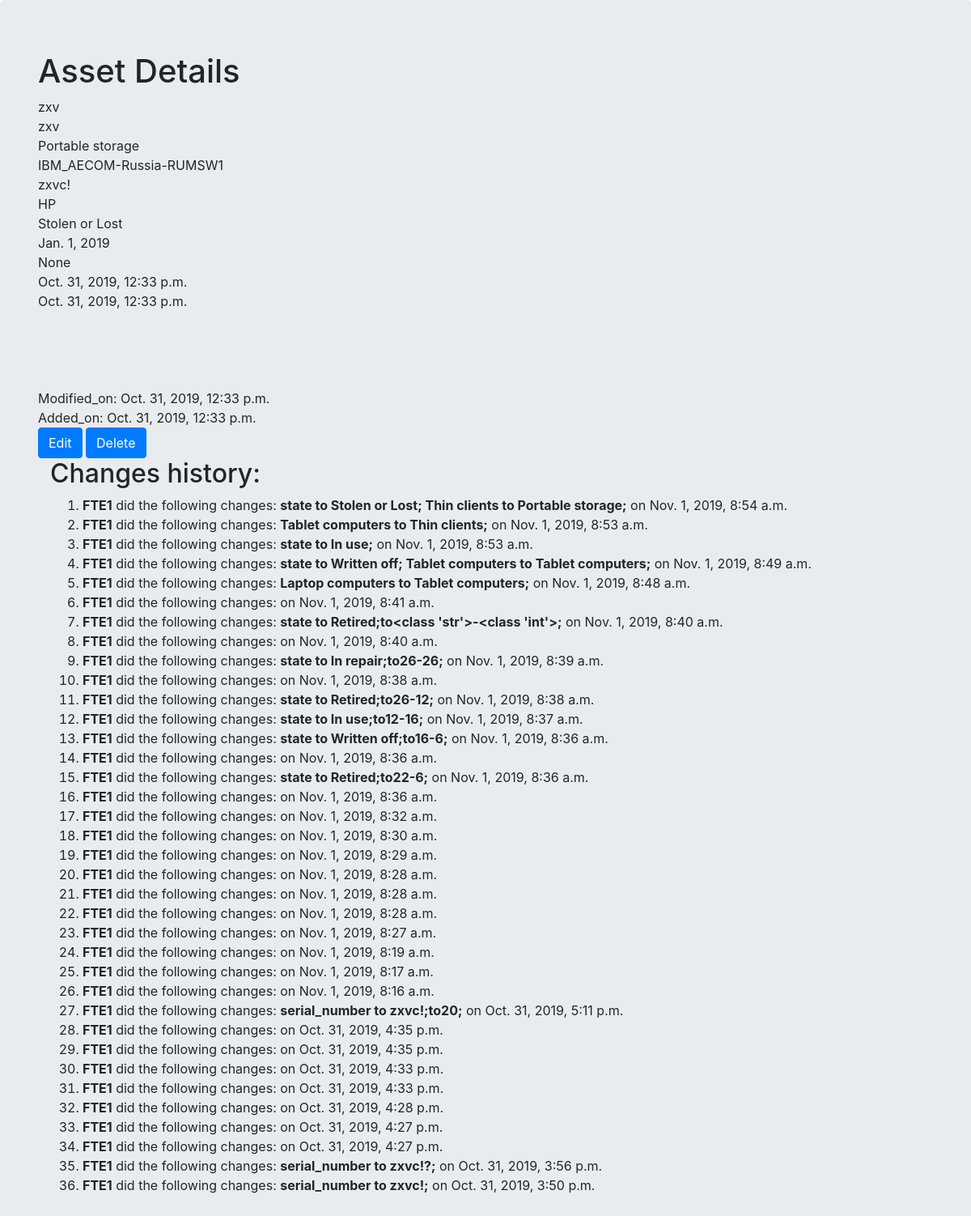
Screenshot of /assets/6 (signed in) with the database file from the repository.
### assets_app/models.py (models this page shows, shortened)
class Asset(models.Model):
    inventory_number = models.CharField(max_length=50, unique=True)
    model_name = models.CharField(max_length=50, unique=False, blank=False)
    category = TreeForeignKey('Category', on_delete=models.SET('UNCATEGORISED'), blank=False)
    location = models.ForeignKey('Location', on_delete=models.SET('NOT SET'), blank=False, null=True)
    serial_number = models.CharField(max_length=50, blank=False, null=True)
    vendor = models.ForeignKey(Vendor, on_delete=models.SET('NOT SET'), blank=False, null=True)
    state = models.ForeignKey(State, on_delete=models.SET('NOT SET'), blank=False, null=True)
    aquisition_date = models.DateField(null=True)
    warranty_expiry_date = models.DateField(blank=True, null=True)
    added_on = models.DateTimeField(editable=False, default=timezone.now)
    modified_on = models.DateTimeField(editable=False, default=timezone.now)
    legal_entity = models.CharField(max_length=100, blank=True)
    invoice_number = models.CharField(max_length=50, blank=True)
    host_name = models.CharField(max_length=100, blank=True)
    comments = models.TextField(blank=True)
    class Meta:
        verbose_name = 'Asset'
        verbose_name_plural = 'Assets'

class Category(MPTTModel):
    name = models.CharField(max_length=50, unique=True)
    parent = TreeForeignKey('self', on_delete=models.CASCADE, null=True, blank=True, related_name='children')
    selectable_choices = (('Yes','Yes'),('No','No'))
    selectable = models.CharField(max_length=3, choices=selectable_choices, default='No')
    class Meta:
        verbose_name = 'Category'
        verbose_name_plural = 'Categories'
    class MPTTMeta:
        level_attr = 'mptt_level'
        order_insertion_by=['name']
    def __str__(self):
        return self.name

class Location(models.Model):
    name = models.CharField(max_length=50)
    class Meta:
        verbose_name = 'Location'
        verbose_name_plural = 'Locations'
    def __str__(self):
        return self.name

class Vendor(models.Model):
    name = models.CharField(max_length=50, unique=True)
    class Meta:
        verbose_name = 'Vendor'
        verbose_name_plural = 'Vendors'
    def __str__(self):
        return self.name

class State(models.Model):
    name = models.CharField(max_length=20, unique=True)
    class Meta:
        verbose_name = 'State'
        verbose_name_plural = 'State'
    def __str__(self):
        return self.name

class Change(models.Model):
    asset = models.ForeignKey(Asset, on_delete=models.CASCADE, editable=False, related_name='assets')
    changed_on = models.DateTimeField(editable=False, default=timezone.now)
    change_details = models.TextField(editable=False)
    author = models.ForeignKey('auth.User', on_delete=models.SET('USER DELETED'), editable=False, null=True)
    class Meta:
        verbose_name = 'Change'
        verbose_name_plural = 'Changes'

### assets_app/views.py (the view)
# urls.py: url(r'^assets/(?P<pk>\d+)$', views.AssetDetailView.as_view(), name='asset_detail'),
class AssetDetailView(LoginRequiredMixin,SameLocationOnlyMixin, DetailView):
    model = Asset
    def get_context_data(self, **kwargs):
            context = super(AssetDetailView, self).get_context_data(**kwargs)
            pk = self.kwargs.get('pk', 0)
            context['change'] = Change.objects.filter(asset=pk)
            return context

### assets_app/views.py (called while the page is built)
    def has_permissions(self,**kwargs):
        user_locations = Employee.objects.filter(user=self.request.user.id).values_list('permitted_locations',flat=True)
        asset_locations = Asset.objects.get(pk=self.kwargs.get('pk',0)).location.id
        return asset_locations in user_locations

    def dispatch(self, request, *args, **kwargs):
        if not self.has_permissions():
            return render(request, 'assets_app/no_access.html', context=None)
        return super(SameLocationOnlyMixin, self).dispatch(request, *args, **kwargs)

### templates/assets_app/asset_detail.html (shortened to what this page needs)
<!DOCTYPE html>
<html>
    <head>
        <link rel="stylesheet" href="https://stackpath.bootstrapcdn.com/bootstrap/4.3.1/css/bootstrap.min.css">
    </head>
    <body>
       <div class='jumbotron'>
        <div class='container'>
            <h1>Asset Details</h1>
            {{ asset.inventory_number }}<br>
            {{ asset.model_name }}<br>
            {{ asset.category }}<br>
            {{ asset.location }}<br>
            {{ asset.serial_number}}<br>
            {{ asset.vendor}}<br>
            {{ asset.state }}<br>
            {{ asset.aquisition_date }}<br>
            {{ asset.warranty_expiry_date }}<br>
            {{ asset.added_on }}<br>
            {{ asset.modified_on}}<br>
            {{ asset.legal_entity }}<br>
            {{ asset.invoice_number }}<br>
            {{ asset.host_name  }}<br>
            {{ asset.comments  }}<br>
            Modified_on: {{ asset.modified_on  }}<br>
            Added_on: {{ asset.added_on  }}<br>
            <a class='btn btn-primary' href='{% url "asset_edit" pk=asset.pk %}'>
                <span class='glyphicon glyphicon-plus'>Edit</span>
            </a>
            <a class='btn btn-primary' href='{% url "asset_delete" pk=asset.pk %}'>
                <span class='glyphicon glyphicon-plus'>Delete</span>
            </a>
            <div class='container'>
                <h2>Changes history:</h2>
                    <ol>
                        {% for obj in change reversed %}
                            <li>
                                <b>{{obj.author}}</b> did the following changes: <b>{{obj.change_details}}</b> on {{obj.changed_on}}
                            </li>
                        {% endfor %}
                    </ol>
            </div>
        </div>
     </div>
    </body>
</html>

### rows the page displays
Asset: inventory_number "zxv", model_name "zxv", category "Portable storage", location "IBM_AECOM-Russia-RUMSW1", serial_number "zxvc!", vendor "HP", state "Stolen or Lost", aquisition_date "Jan. 1, 2019", warranty_expiry_date "None", added_on "Oct. 31, 2019, 12:33 p.m.", modified_on "Oct. 31, 2019, 12:33 p.m."
Change: author "FTE1", change_details "state to Stolen or Lost; Thin clients to Portable storage;", changed_on "Nov. 1, 2019, 8:54 a.m."
Change: author "FTE1", change_details "Tablet computers to Thin clients;", changed_on "Nov. 1, 2019, 8:53 a.m."
Change: author "FTE1", change_details "state to In use;", changed_on "Nov. 1, 2019, 8:53 a.m."
Change: author "FTE1", change_details "state to Written off; Tablet computers to Tablet computers;", changed_on "Nov. 1, 2019, 8:49 a.m."
Change: author "FTE1", change_details "Laptop computers to Tablet computers;", changed_on "Nov. 1, 2019, 8:48 a.m."
Change: author "FTE1", changed_on "Nov. 1, 2019, 8:41 a.m."
Change: author "FTE1", change_details "state to Retired;to<class 'str'>-<class 'int'>;", changed_on "Nov. 1, 2019, 8:40 a.m."
Change: author "FTE1", changed_on "Nov. 1, 2019, 8:40 a.m."
Change: author "FTE1", change_details "state to In repair;to26-26;", changed_on "Nov. 1, 2019, 8:39 a.m."
Change: author "FTE1", changed_on "Nov. 1, 2019, 8:38 a.m."
Change: author "FTE1", change_details "state to Retired;to26-12;", changed_on "Nov. 1, 2019, 8:38 a.m."
Change: author "FTE1", change_details "state to In use;to12-16;", changed_on "Nov. 1, 2019, 8:37 a.m."
Change: author "FTE1", change_details "state to Written off;to16-6;", changed_on "Nov. 1, 2019, 8:36 a.m."
Change: author "FTE1", changed_on "Nov. 1, 2019, 8:36 a.m."
Change: author "FTE1", change_details "state to Retired;to22-6;", changed_on "Nov. 1, 2019, 8:36 a.m."
Change: author "FTE1", changed_on "Nov. 1, 2019, 8:36 a.m."
Change: author "FTE1", changed_on "Nov. 1, 2019, 8:32 a.m."
Change: author "FTE1", changed_on "Nov. 1, 2019, 8:30 a.m."
Change: author "FTE1", changed_on "Nov. 1, 2019, 8:29 a.m."
Change: author "FTE1", changed_on "Nov. 1, 2019, 8:28 a.m."
Change: author "FTE1", changed_on "Nov. 1, 2019, 8:28 a.m."
Change: author "FTE1", changed_on "Nov. 1, 2019, 8:28 a.m."
Change: author "FTE1", changed_on "Nov. 1, 2019, 8:27 a.m."
Change: author "FTE1", changed_on "Nov. 1, 2019, 8:19 a.m."
Change: author "FTE1", changed_on "Nov. 1, 2019, 8:17 a.m."
Change: author "FTE1", changed_on "Nov. 1, 2019, 8:16 a.m."
Change: author "FTE1", change_details "serial_number to zxvc!;to20;", changed_on "Oct. 31, 2019, 5:11 p.m."
Change: author "FTE1", changed_on "Oct. 31, 2019, 4:35 p.m."
Change: author "FTE1", changed_on "Oct. 31, 2019, 4:35 p.m."
Change: author "FTE1", changed_on "Oct. 31, 2019, 4:33 p.m."
Change: author "FTE1", changed_on "Oct. 31, 2019, 4:33 p.m."
Change: author "FTE1", changed_on "Oct. 31, 2019, 4:28 p.m."
Change: author "FTE1", changed_on "Oct. 31, 2019, 4:27 p.m."
Change: author "FTE1", changed_on "Oct. 31, 2019, 4:27 p.m."
Change: author "FTE1", change_details "serial_number to zxvc!?;", changed_on "Oct. 31, 2019, 3:56 p.m."
Change: author "FTE1", change_details "serial_number to zxvc!;", changed_on "Oct. 31, 2019, 3:50 p.m."
